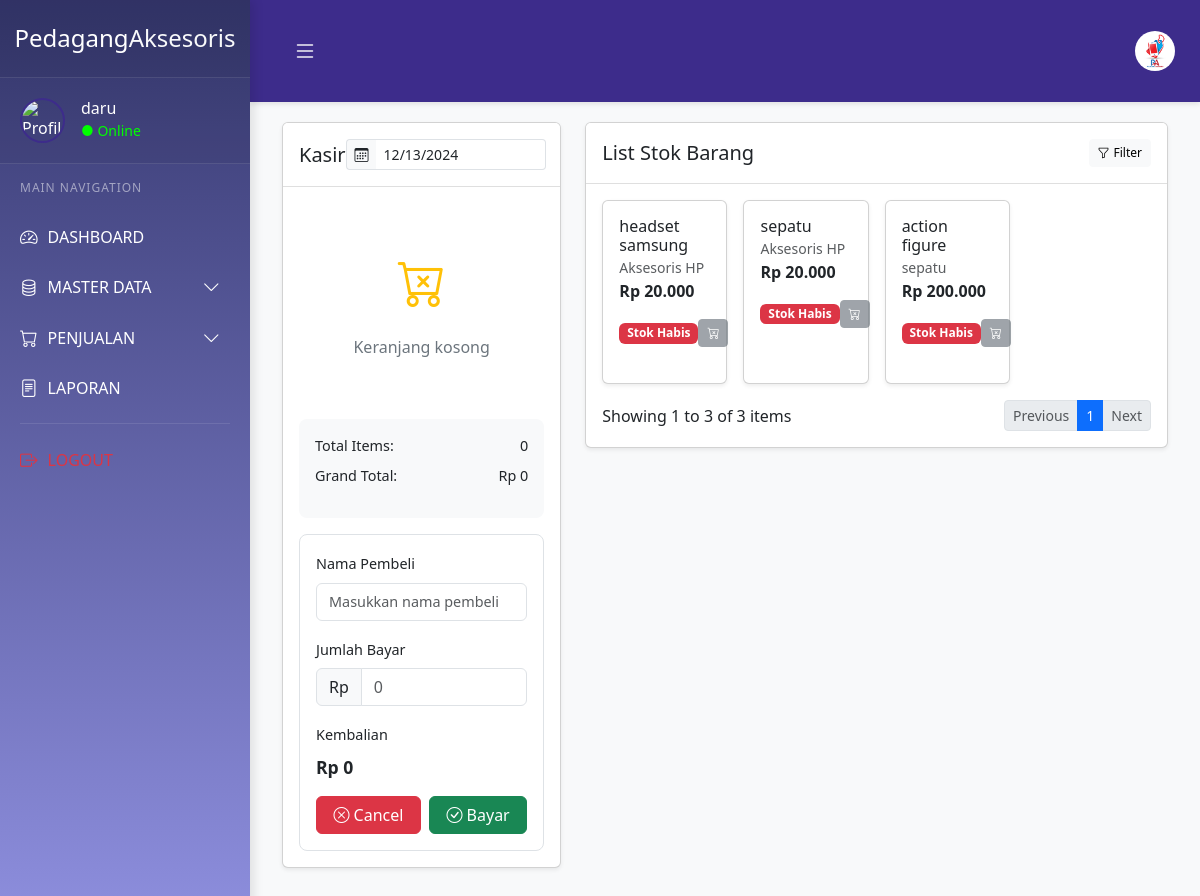
/pages/penjualan.php (signed in), run on the app's committed database.
### tables this page shows
CREATE TABLE `users` (
  `id` int(11) NOT NULL,
  `nama` varchar(100) NOT NULL,
  `email` varchar(100) NOT NULL,
  `password` varchar(255) NOT NULL,
  `created_at` timestamp NOT NULL DEFAULT current_timestamp(),
  `role` enum('Admin','Operator','Kasir') DEFAULT 'Operator',
  `status` enum('Aktif','Tidak Aktif') DEFAULT 'Aktif'
);

CREATE TABLE `barang` (
  `id` int(11) NOT NULL,
  `nama_barang` varchar(100) NOT NULL,
  `kategori_id` int(11) DEFAULT NULL,
  `harga` decimal(10,2) NOT NULL,
  `foto` varchar(255) DEFAULT NULL,
  `created_at` timestamp NOT NULL DEFAULT current_timestamp()
);

CREATE TABLE `kategori` (
  `id` int(11) NOT NULL,
  `nama_kategori` varchar(100) NOT NULL,
  `created_at` timestamp NOT NULL DEFAULT current_timestamp()
);

### pages/penjualan.php (the view, shortened to what the rows shown need)
<?php
require_once '../backend/database.php';
try {
    $stmt = $conn->prepare("SELECT * FROM users WHERE id = ?");
    $stmt->execute([$_SESSION['user_id']]);
    $user = $stmt->fetch();
    $query = "SELECT b.*, k.nama_kategori,
             (SELECT SUM(jumlah) FROM stok WHERE barang_id = b.id) as total_stok
             FROM barang b
             LEFT JOIN kategori k ON b.kategori_id = k.id";
    $records_per_page = isset($_GET['show']) ? (int)$_GET['show'] : 8;
    $current_page = isset($_GET['page']) ? (int)$_GET['page'] : 1;
    $offset = ($current_page - 1) * $records_per_page;
    $query .= " LIMIT :offset, :records_per_page";
    $stmt = $conn->prepare($query);
    $stmt->bindParam(':offset', $offset, PDO::PARAM_INT);
    $stmt->bindParam(':records_per_page', $records_per_page, PDO::PARAM_INT);
    $stmt->execute();
    $products = $stmt->fetchAll();
} catch (PDOException $e) {
    echo "Error: " . $e->getMessage();
}
?>
<!DOCTYPE html>
<html lang="en">
<head>
    <link href="https://cdn.jsdelivr.net/npm/bootstrap@5.3.2/dist/css/bootstrap.min.css" rel="stylesheet">
    <link rel="stylesheet" href="https://cdn.jsdelivr.net/npm/bootstrap-icons@1.11.1/font/bootstrap-icons.css">
    <link rel="stylesheet" href="../assets/css/sidebar.css">
    <link rel="stylesheet" href="../assets/css/penjualan.css">
</head>
<body>
    <div class="sidebar">
        <div class="profile">
            <div class="d-flex align-items-center gap-3">
                <div>
                    <h6 class="mb-0"><?php echo $user['nama']; ?></h6>
                    <small class="online-status">● Online</small>
                </div>
            </div>
        </div>
    </div>
    <div class="main-content">
        <div class="content-area">
            <div class="container-fluid">
                <div class="row">
                    <div class="col-md-8">
                        <div class="card">
                            <div class="card-body">
                                <div class="row g-3">
                                    <?php foreach ($products as $product):
                                        $stockStatus = $product['total_stok'] <= 0 ? 'danger' : 'success';
                                        $stockLabel = $product['total_stok'] <= 0 ? 'Stok Habis' : 'Stok: ' . $product['total_stok'];
                                    ?>
                                        <div class="col-md-3">
                                            <div class="card h-100">
                                                <div class="card-body">
                                                    <h6 class="card-title"><?php echo htmlspecialchars($product['nama_barang']); ?></h6>
                                                    <p class="card-text">
                                                        <small class="text-muted"><?php echo htmlspecialchars($product['nama_kategori']); ?></small>
                                                        <br>
                                                        <span class="fw-bold">Rp <?php echo number_format($product['harga'], 0, ',', '.'); ?></span>
                                                    </p>
                                                    <div class="d-flex justify-content-between align-items-center">
                                                        <span class="badge bg-<?php echo $stockStatus; ?>">
                                                            <?php echo $stockLabel; ?>
                                                        </span>
                                                        <?php if ($product['total_stok'] > 0): ?>
                                                            <button class="btn btn-primary btn-sm"
                                                                onclick="addToCart(<?php echo $product['id']; ?>)">
                                                                <i class="bi bi-cart-plus"></i>
                                                            </button>
                                                        <?php else: ?>
                                                            <button class="btn btn-secondary btn-sm" disabled>
                                                                <i class="bi bi-cart-x"></i>
                                                            </button>
                                                        <?php endif; ?>
                                                    </div>
                                                </div>
                                            </div>
                                        </div>
                                    <?php endforeach; ?>
                                </div>
                            </div>
                        </div>
                    </div>
                </div>
            </div>
        </div>
    </div>
</body>
</html>

### data on the page
users: nama "daru"
barang: nama_barang "headset samsung", kategori.nama_kategori "Aksesoris HP", harga "20.000", stockLabel "Stok Habis"
barang: nama_barang "sepatu", kategori.nama_kategori "Aksesoris HP", harga "20.000", stockLabel "Stok Habis"
barang: nama_barang "action figure", kategori.nama_kategori "sepatu", harga "200.000", stockLabel "Stok Habis"

### other printed values
$totalItems "0"
$grandTotal "0"
$start "1"
$end "3"
$total_records "3"
